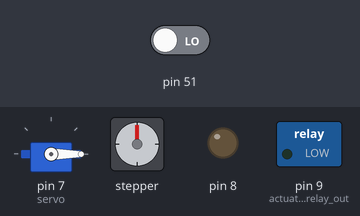
This sketch was run on a simulated Arduino Uno, built with avr-gcc and run on an emulated ATmega328P. On the bench: servo, stepper motor, switched loads named in the sketch (green lamp = pin HIGH), output pins drawn as LEDs (lit = HIGH). Inputs (shaded band) come from the test bench; at power-on: pin 51 LOW. Stepper angles assume 200 steps per turn; what the sketch prints to the serial monitor is not drawn.

Above: at 0.15 s.
At 0.8 s:
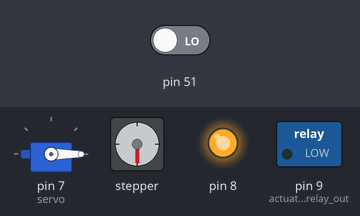
Timing chart, 0 to 2.3 s (numbered marks = the images above):
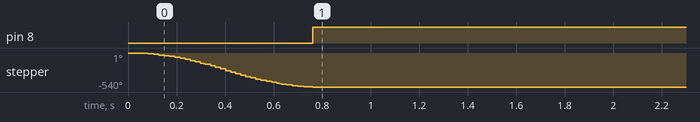

Measured:
- by itself, pin 8: LOW → HIGH at 0.76 s
- by itself, stepper: turns 540° counter-clockwise in 0.71 s

The sketch:

controller_servo_actuator_stepper.ino
```cpp
#define CH5 51
#include <AccelStepper.h>
#define dirPin 3
#define stepPin 2
#define motorInterfaceType 1
#include <Servo.h>
Servo servo;  // create servo object to control a servo
int pos = 0;

int readChannel(int channelInput, int minLimit, int maxLimit, int defaultValue){
  int ch = pulseIn(channelInput, HIGH, 30000);
  if (ch < 100) return defaultValue;
  return map(ch, 1000, 2000, minLimit, maxLimit);
}

// Integers to represent values from sticks and pots
int ch5Value;
AccelStepper stepper = AccelStepper(motorInterfaceType, stepPin, dirPin);

void setup() {
  Serial.begin(115200);
  stepper.setMaxSpeed(1700);
  stepper.setAcceleration(2200);
  pinMode(8, OUTPUT);
  pinMode(9, OUTPUT); //actuator bottom relay output
  servo.attach(7);
  servo.write(0);
}

void loop() {

  ch5Value = readChannel(CH5, 255, -255, 0);

  if (ch5Value >= -5 && ch5Value <= 10){               // NO = 2
    stepper.moveTo(-300);
    stepper.runToPosition();
    digitalWrite(9,LOW);
    digitalWrite(8,HIGH);
    Serial.println(" Switch 2 value \t");
    Serial.print(ch5Value); // attaches the servo on pin 9 to the servo objectư
//--------------------- extend--------------------------------------------------
  } else if (ch5Value <= -200) {                        // No = 3
    stepper.moveTo(6000);
    stepper.runToPosition();
    digitalWrite(9,HIGH);
    digitalWrite(8,LOW);
    Serial.println(" Switch 3 value \t");
    Serial.print(ch5Value);
//----------------------Retract-------------------------------------------------
  } else {
    stepper.moveTo(-300);
    stepper.runToPosition();                            // NO = 1
    digitalWrite(9,LOW);
    digitalWrite(8,HIGH);
    Serial.println(" Switch 1 value \t");
    Serial.print(ch5Value); // attaches the servo on pin 9 to the servo objectư
    servo.write(50);
//----------------------Stop-----------------------------------------------------
 }
}
```
